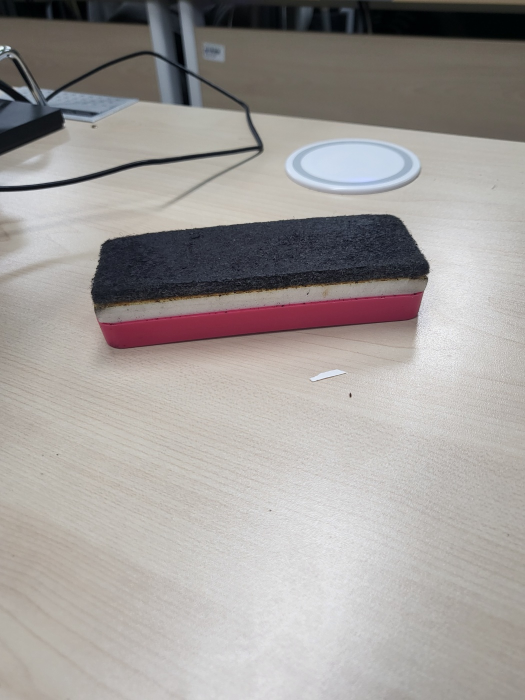
#> input picture boardmarker_eraser.jpg, 1050 x 1400 px (shown at 1/2 size)
$ python 'boardmarker_eraser_투시변환.py'
#> lines starting #> are read from the running program, lines starting #| are printed output that depends on the picture
import sys
import numpy as np
import cv2


src = cv2.imread('boardmarker_eraser.jpg')
#> src is the input picture: shape (1400, 1050, 3); mean B, G, R 153.6, 156.2, 161

if src is None:
    print('Image load failed!')
    sys.exit()

w, h = 720, 400
srcQuad = np.array([[218, 482], [782, 436], [822, 523], [206,569]], np.float32)
dstQuad = np.array([[0, 0], [w-1, 0], [w-1, h-1], [0, h-1]], np.float32)

pers = cv2.getPerspectiveTransform(srcQuad, dstQuad)
dst = cv2.warpPerspective(src, pers, (w, h))
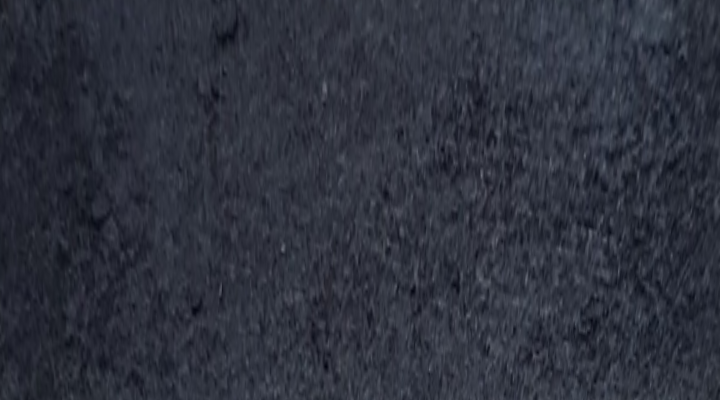
#> dst: shape (400, 720, 3); mean B, G, R 61.3, 49.7, 46.2

cv2.imshow('src', src)
cv2.imshow('dst', dst)
cv2.waitKey()
cv2.destroyAllWindows()

$ run again, with building.jpg copied over boardmarker_eraser.jpg
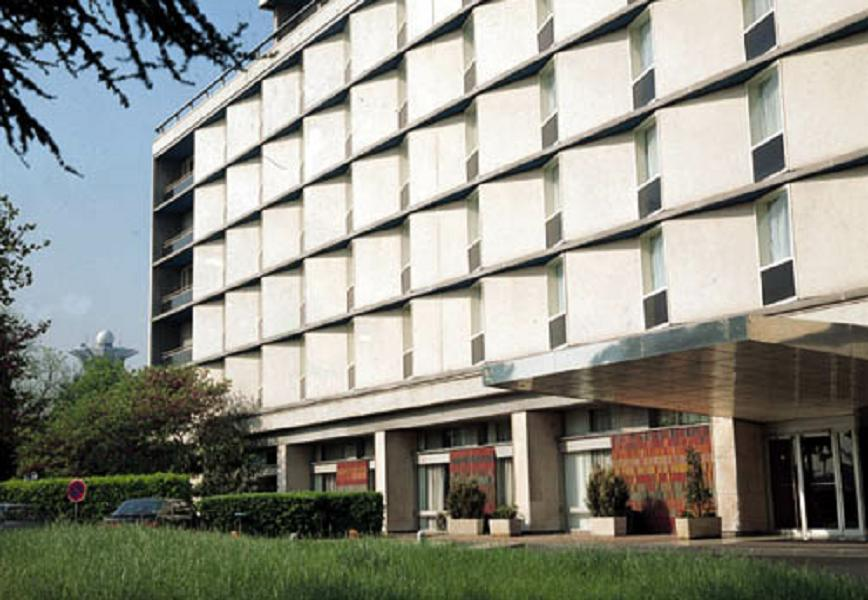
#> input picture building.jpg, 868 x 600 px
#> src is the input picture: shape (600, 868, 3); mean B, G, R 133.7, 143.6, 142.9
#> `dst = cv2.warpPerspective(src, pers, (w, h))`:
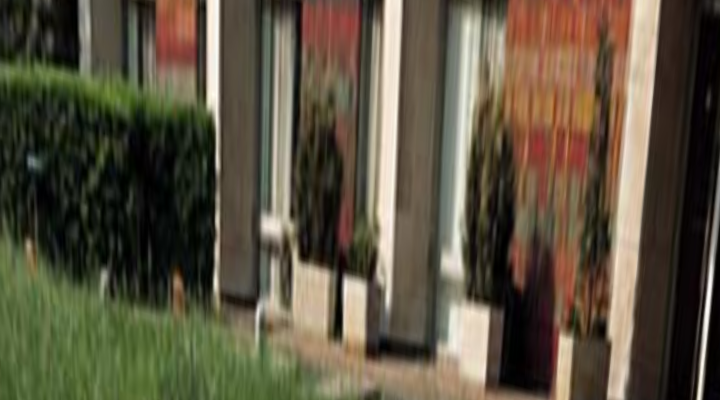
#> dst: shape (400, 720, 3); mean B, G, R 64.9, 83.6, 92

$ run again, with bundang.jpg copied over boardmarker_eraser.jpg
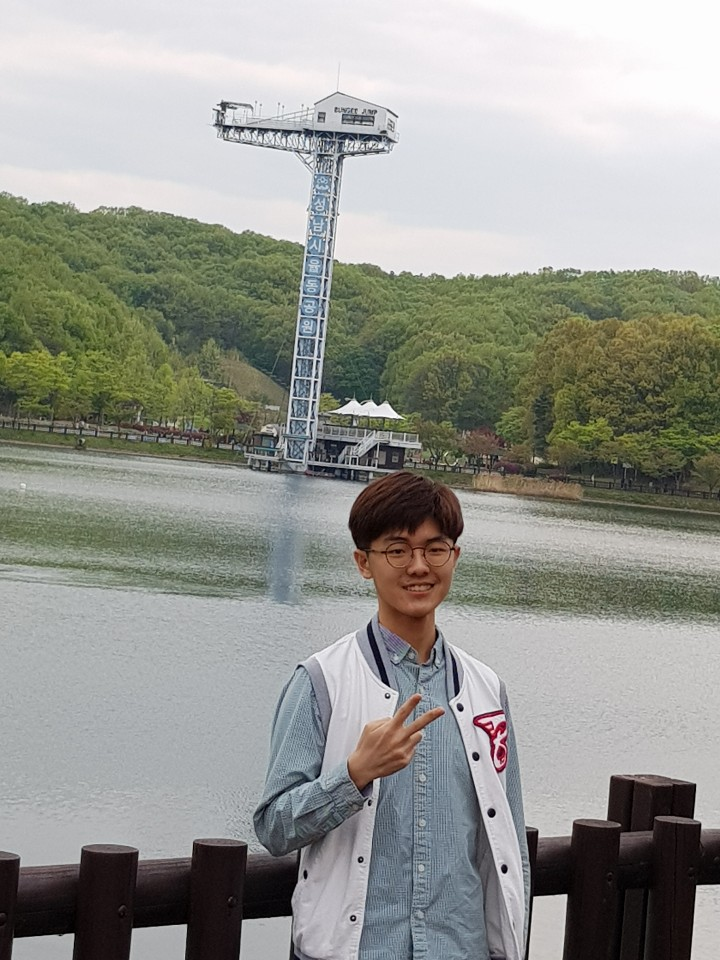
#> input picture bundang.jpg, 720 x 960 px
#> src is the input picture: shape (960, 720, 3); mean B, G, R 144.7, 151.1, 149.9
#> `dst = cv2.warpPerspective(src, pers, (w, h))`:
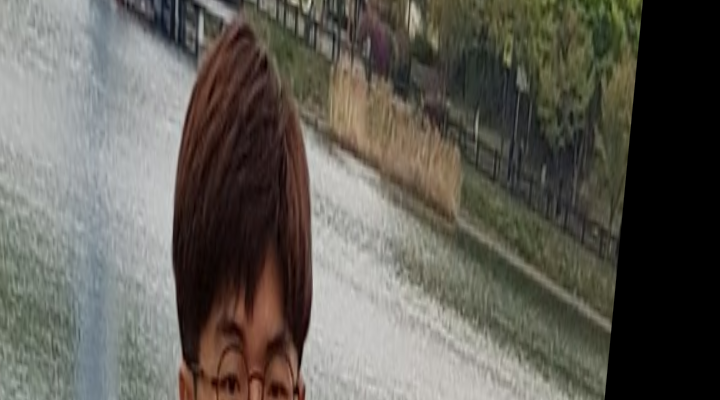
#> dst: shape (400, 720, 3); mean B, G, R 85.9, 93.3, 96.2
